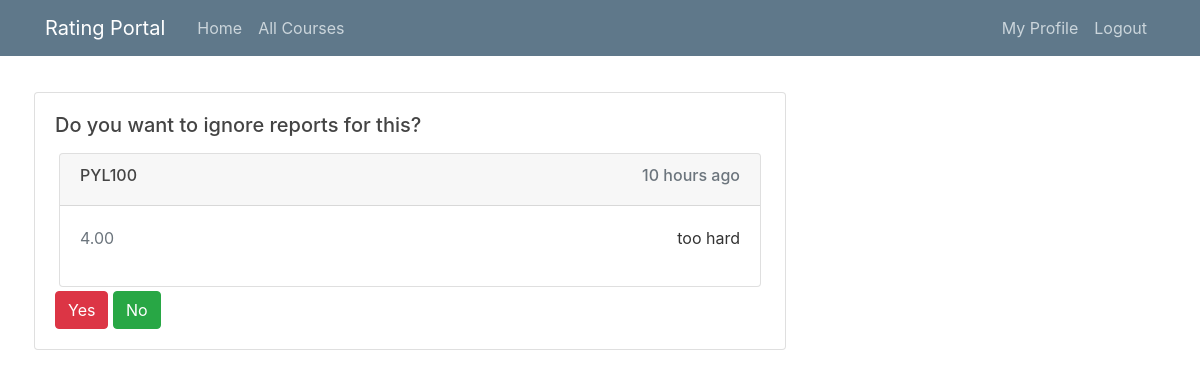
Page /ignore/34/?next=reportAction/reportAction/34/ (signed in) on the committed database.
### review/models.py (models this page shows)
class Review(models.Model):
    score = models.DecimalField(decimal_places=2,max_digits=4)
    reviewContent = models.TextField()
    courseName = models.CharField(max_length=120)
    dateAdded = models.DateTimeField(auto_now=False, auto_now_add=True)
    author = models.ForeignKey(User, on_delete= models.CASCADE,related_name='reviews_written')
    class Meta:
        ordering =['-dateAdded']

### review/views.py (the view)
# urls.py: path("ignore/<int:reviewID>/", reviewViews.ignoreReports, name="ignore"),
@login_required
def ignoreReports(request, reviewID):
    review = Review.objects.get(id=reviewID)
    reports = list(review.flags.all())
    nextURI = request.GET["next"]
    if str(nextURI).startswith("reportAction"):
        nextNo = request.build_absolute_uri(nextURI[12:])
        nextYes = "/issues/"
    else:
        nextYes = nextNo = request.build_absolute_uri(nextURI)
    if request.user.is_superuser:
        if request.method == "POST":
            actionDetail=f'You removed reports against {review.author.username}'
            actionType='i'
            rca= RecentAction.create(request.user,actionDetail,actionType,request.build_absolute_uri(f'/profile/{review.author.username}') )
            rca.save()
            messages.success(request, "Reports Ignored")
            for report in reports:
                report.delete()
            return redirect(nextYes)
        else:
            return render(
                request,
                "review/delete.html",
                {
                    "review": review,
                    "next": nextNo,
                    "choiceQuestion": "Do you want to ignore reports for this?",
                },
            )
    else:
        raise Http404

### review/templates/review/delete.html (shortened to what this page needs)
{% extends "users/base.html" %}
{%load humanize%}
{% block content %}
  <div class="card-body">
      <h5>
          {{choiceQuestion}}
      </h5>
      <div class="card m-1 mt-3">
        <div class="card-header">
            <div class="d-flex justify-content-between">
                <a class="card-link text-dark" href="{%url 'course' courseName=review.courseName%}">
                    <h6>{{review.courseName}}</h6>
                </a>
                <h6 class="text-muted">{{review.dateAdded|naturaltime}}</h6>
            </div>
        </div>
        <div class="card-body">
            <div class="d-flex justify-content-between">
                <span class="text-secondary">
                    {{review.score}}
                </span>
                <p class="ml-5">
                    {{review.reviewContent}}
                </p>
            </div>
        </div>
    </div>
    <form  method="post" >
        <div class="mx-auto">
            <button type="submit" class="btn btn-danger">Yes</button>
            <a href="{{next}}" class="btn btn-success">No</a></div>
    </form>
  </div>
{% endblock content %}

### users/static/main.css (style rules this page uses)
body { background: white; color: #333333; margin-top: 5rem; }
h1, h2, h3, h4, h5, h6 { color: #444444; }

### rows in the picture
Review: courseName "PYL100", dateAdded "10 hours ago", score "4.00", reviewContent "too hard"

### other values in the picture
{{ choiceQuestion }} "Do you want to ignore reports for this?"
